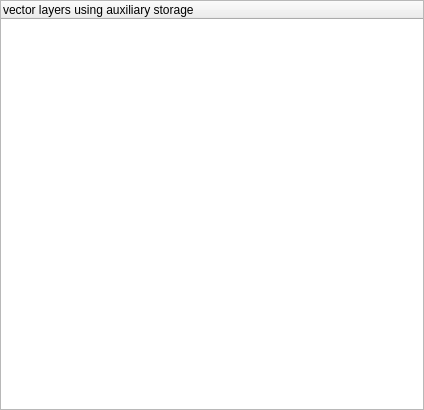
<?xml version="1.0" encoding="UTF-8"?>
<ui version="4.0">
 <class>Form</class>
 <widget class="QWidget" name="Form">
  <property name="geometry">
   <rect>
    <x>0</x>
    <y>0</y>
    <width>424</width>
    <height>410</height>
   </rect>
  </property>
  <property name="windowTitle">
   <string>Form</string>
  </property>
  <layout class="QVBoxLayout" name="layout">
   <property name="leftMargin">
    <number>0</number>
   </property>
   <property name="topMargin">
    <number>0</number>
   </property>
   <property name="rightMargin">
    <number>0</number>
   </property>
   <property name="bottomMargin">
    <number>0</number>
   </property>
   <item>
    <layout class="QHBoxLayout" name="buttonsLayout">
     <item>
      <widget class="QTreeWidget" name="treeWidget">
       <column>
        <property name="text">
         <string notr="true">vector layers using auxiliary storage</string>
        </property>
       </column>
      </widget>
     </item>
    </layout>
   </item>
  </layout>
 </widget>
 <resources/>
 <connections/>
</ui>
